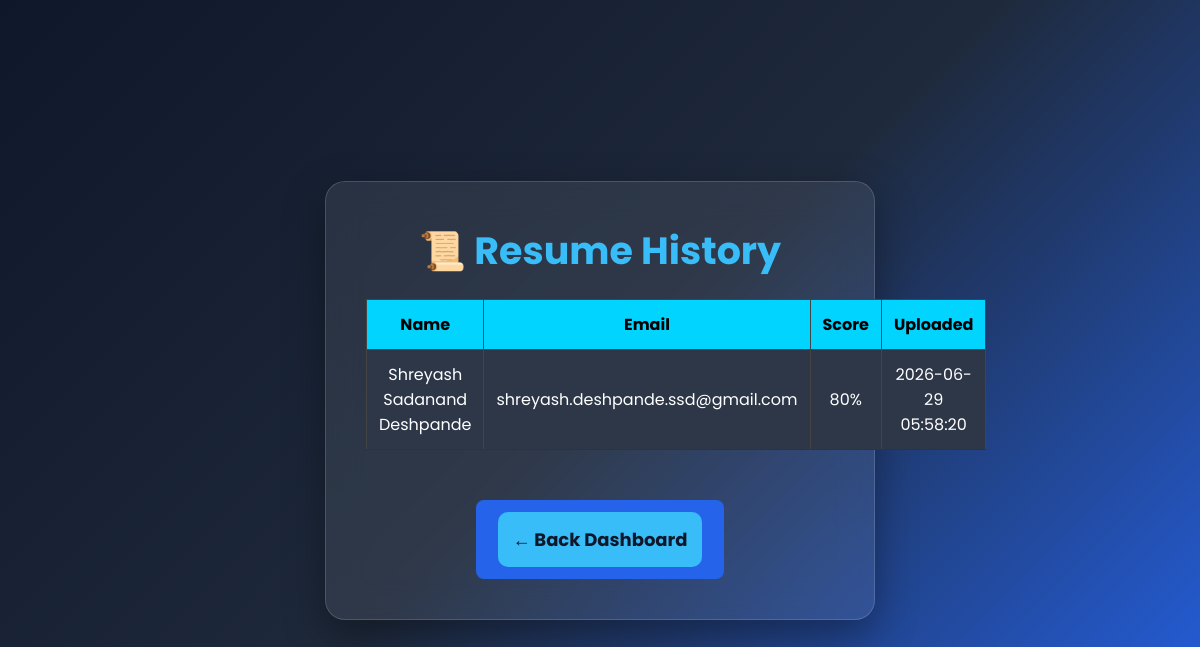
Before: /history with the older database file.
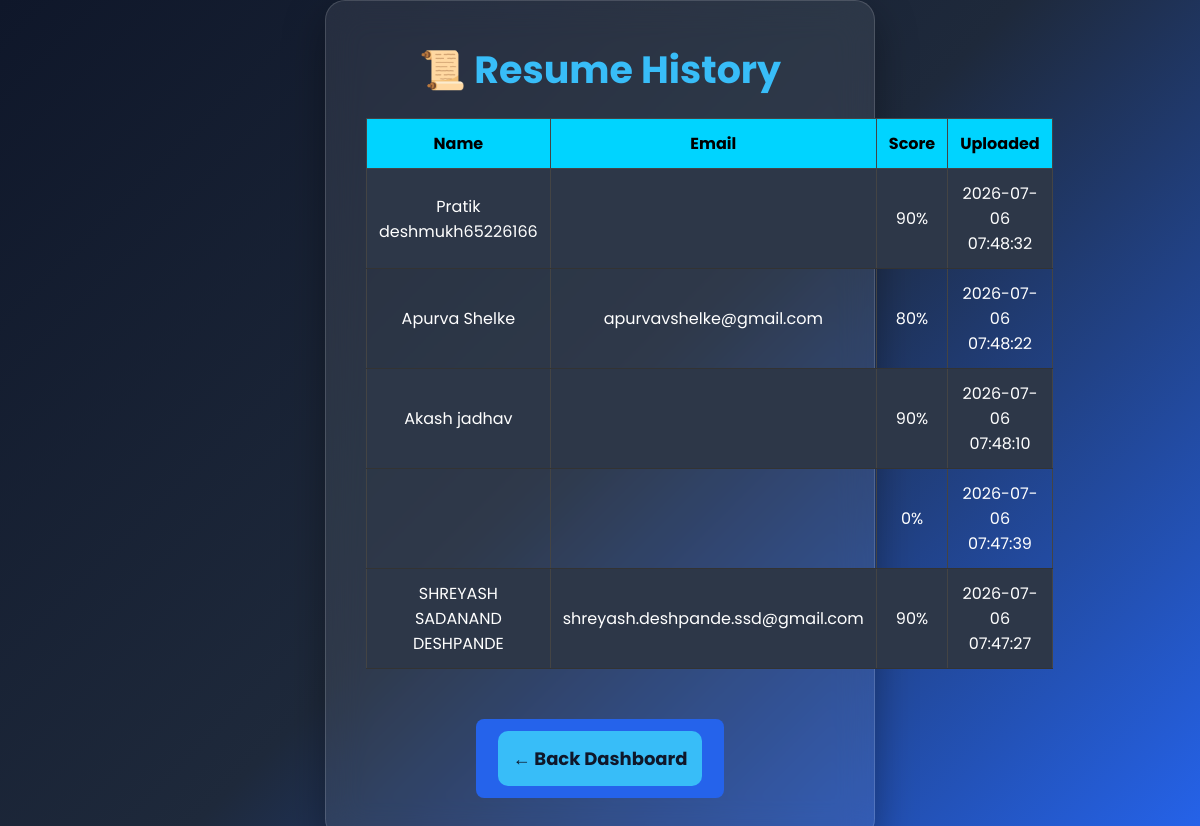
After: the same page with the newer database file.
### tables this page shows
CREATE TABLE resumes (
    id INTEGER PRIMARY KEY AUTOINCREMENT,
    filename TEXT,
    skills TEXT,
    match_score INTEGER,
    upload_time DATETIME DEFAULT CURRENT_TIMESTAMP
, candidate_name text, email text, mobile text);

### app.py (the view)
@app.get("/history")
def history(request: Request):
    conn = sqlite3.connect("database.db")
    cursor = conn.cursor()
    cursor.execute("""
        SELECT
            filename,
            candidate_name,
            email,
            match_score,
            upload_time
        FROM resumes
        ORDER BY id DESC
    """)
    resumes = cursor.fetchall()
    conn.close()
    return templates.TemplateResponse(
    request=request,
    name="history.html",
    context={
        "resumes": resumes
    }
)

### templates/history.html (shortened to what this page needs)
<!DOCTYPE html>
<html>
<head>
<link rel="stylesheet" href="/static/style.css">
</head>
<body>
<div class="container">
<h1>📜 Resume History</h1>
<table>
<tr>
<th>Name</th>
<th>Email</th>
<th>Score</th>
<th>Uploaded</th>
</tr>
{% for resume in resumes %}
<tr>
<td>{{ resume[1] }}</td>
<td>{{ resume[2] }}</td>
<td>{{ resume[3] }}%</td>
<td>{{ resume[4] }}</td>
</tr>
{% endfor %}
</table>
<br>
<a href="/dashboard">
<button>← Back Dashboard</button>
</a>
</div>
</body>
</html>

### static/style.css (style rules this page uses)
* { margin:0; padding:0; box-sizing:border-box; font-family:'Poppins',sans-serif; }
body { min-height:100vh; display:flex; justify-content:center; align-items:center; background:linear-gradient(135deg,#0f172a,#1e293b,#2563eb); color:white; }
.container { width:550px; background:rgba(255,255,255,0.08); backdrop-filter:blur(18px); border-radius:20px; padding:40px; text-align:center; box-shadow:0 15px 40px rgba(0,0,0,.35); border:1px solid rgba(255,255,255,.15); }
h1 { font-size:38px; margin-bottom:15px; color:#38bdf8; }
button { width:100%; padding:14px; border:none; border-radius:10px; background:#38bdf8; color:#0f172a; font-size:18px; font-weight:700; cursor:pointer; transition:.3s; }
a { display:inline-block; margin-top:25px; text-decoration:none; color:white; background:#2563eb; padding:12px 22px; border-radius:8px; transition:.3s; }
table { width: 100%; border-collapse: collapse; margin-top: 20px; }
table th { background: #00d4ff; color: black; padding: 12px; }
table td { padding: 12px; border-bottom: 1px solid #333; text-align: center; }
table { width:100%; border-collapse:collapse; margin-top:20px; }
th,td { padding:12px; border:1px solid #444; text-align:center; }
th { background:#00d4ff; color:black; }
tr:nth-child(even) { background:#2a2a2a; }
tbody tr:nth-child(even) { background:#2d3748; }

Changed rows visible on the page:
removed resumes: candidate_name "Shreyash Sadanand Deshpande", email "shreyash.deshpande.ssd@gmail.com", match_score "80", upload_time "2026-06-29 05:58:20"
added resumes: candidate_name "Pratik deshmukh65226166", match_score "90", upload_time "2026-07-06 07:48:32"
added resumes: candidate_name "Apurva Shelke", email "apurvavshelke@gmail.com", match_score "80", upload_time "2026-07-06 07:48:22"
added resumes: candidate_name "Akash jadhav", match_score "90", upload_time "2026-07-06 07:48:10"
added resumes: match_score "0", upload_time "2026-07-06 07:47:39"
added resumes: candidate_name "SHREYASH SADANAND DESHPANDE", email "shreyash.deshpande.ssd@gmail.com", match_score "90", upload_time "2026-07-06 07:47:27"
